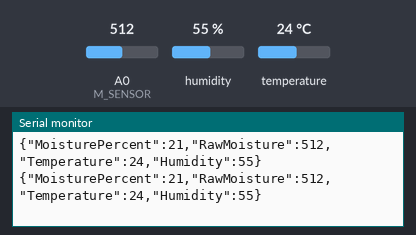
The sketch below on a simulated Arduino Uno, built with avr-gcc and run on an emulated ATmega328P. Shown: the last lines printed to the serial monitor. Wiring (inferred from the names in the program): DHT11 sensor: data pin 4. The test bench sets the inputs (shaded band); at power-on: humidity 55 %, A0 (M_SENSOR) = 512, temperature 24 °C.

Above: at 10.8 s.
10.9 s: humidity set to 22 %
At 20.6 s:
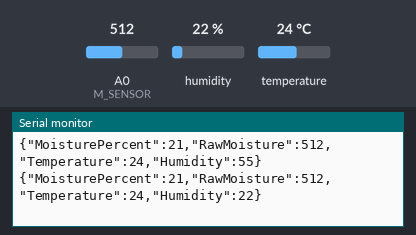
20.9 s: A0 (M_SENSOR) set to 716
At 30.7 s:
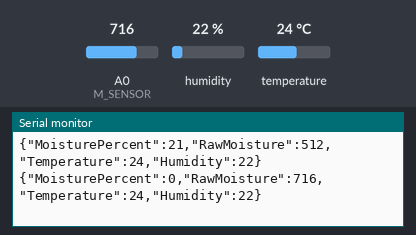
30.9 s: temperature set to 12 °C
At 40.7 s:
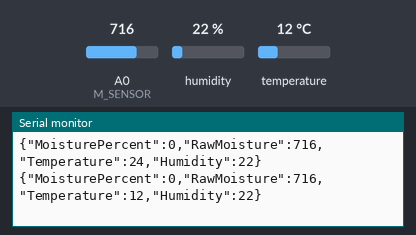
40.9 s: A0 (M_SENSOR) set to 900
At 50.7 s:
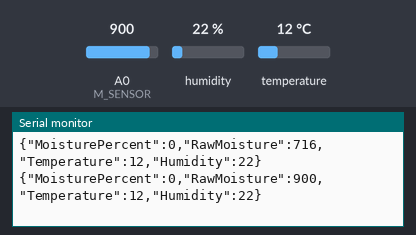
50.9 s: humidity set to 40 %
At 60.9 s:
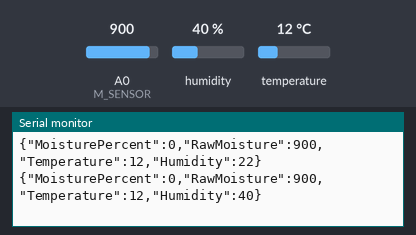
Timing chart, 0 to 61.9 s (numbered marks = the images above; inputs shaded):
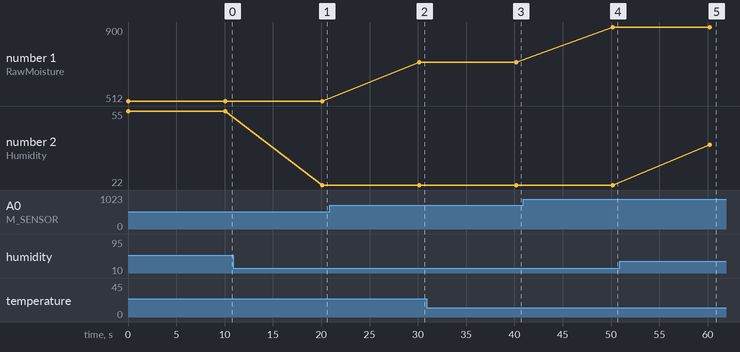

The sketch:

sensor_node.ino
```cpp
#include <ArduinoJson.h>

#define M_SENSOR A0
#define DHT_PIN 4

const int DryVal = 579;
const int WetVal = 270;

int moistureVal;
int moisturePercent;

byte dhtData[5];

bool readDHT11() {
  for (int i = 0; i < 5; i++) dhtData[i] = 0;

  pinMode(DHT_PIN, OUTPUT);
  digitalWrite(DHT_PIN, LOW);
  delay(20);

  digitalWrite(DHT_PIN, HIGH);
  delayMicroseconds(40);

  pinMode(DHT_PIN, INPUT_PULLUP);

  unsigned long timeout;

  timeout = micros();
  while (digitalRead(DHT_PIN) == HIGH) {
    if (micros() - timeout > 100) return false;
  }

  timeout = micros();
  while (digitalRead(DHT_PIN) == LOW) {
    if (micros() - timeout > 100) return false;
  }

  timeout = micros();
  while (digitalRead(DHT_PIN) == HIGH) {
    if (micros() - timeout > 100) return false;
  }

  for (int i = 0; i < 40; i++) {
    timeout = micros();
    while (digitalRead(DHT_PIN) == LOW) {
      if (micros() - timeout > 100) return false;
    }

    unsigned long startTime = micros();

    timeout = micros();
    while (digitalRead(DHT_PIN) == HIGH) {
      if (micros() - timeout > 100) return false;
    }

    unsigned long duration = micros() - startTime;

    dhtData[i / 8] <<= 1;

    if (duration > 40) {
      dhtData[i / 8] |= 1;
    }
  }

  byte checksum = dhtData[0] + dhtData[1] + dhtData[2] + dhtData[3];

  return checksum == dhtData[4];
}

void setup() {
  Serial.begin(9600);
}

void loop() {
  moistureVal = analogRead(M_SENSOR);

  moisturePercent = map(moistureVal, DryVal, WetVal, 0, 100);
  moisturePercent = constrain(moisturePercent, 0, 100);

  bool dhtOk = readDHT11();

  StaticJsonDocument<192> measurements;

  measurements["MoisturePercent"] = moisturePercent;
  measurements["RawMoisture"] = moistureVal;

  if (dhtOk) {
    measurements["Temperature"] = dhtData[2];
    measurements["Humidity"] = dhtData[0];
  } else {
    measurements["Temperature"] = nullptr;
    measurements["Humidity"] = nullptr;
    measurements["DHTError"] = true;
  }

  serializeJson(measurements, Serial);
  Serial.println();

  delay(10000);
}
```

Measured:
- after the input at 10.9 s, the serial monitor: prints a new line after 9.2 s (image 1)
- after the input at 20.9 s, the serial monitor: prints a new line after 9.2 s (image 2)
- after the input at 30.9 s, the serial monitor: prints a new line after 9.3 s (image 3)
- after the input at 40.9 s, the serial monitor: prints a new line after 9.3 s (image 4)
- after the input at 50.9 s, the serial monitor: prints a new line after 9.3 s (image 5)
- plotted number 1: 512 → 716 after the input at 20.9 s, 716 → 900 after the input at 40.9 s
- plotted number 2: 55 → 22 after the input at 10.9 s, 22 → 40 after the input at 50.9 s
